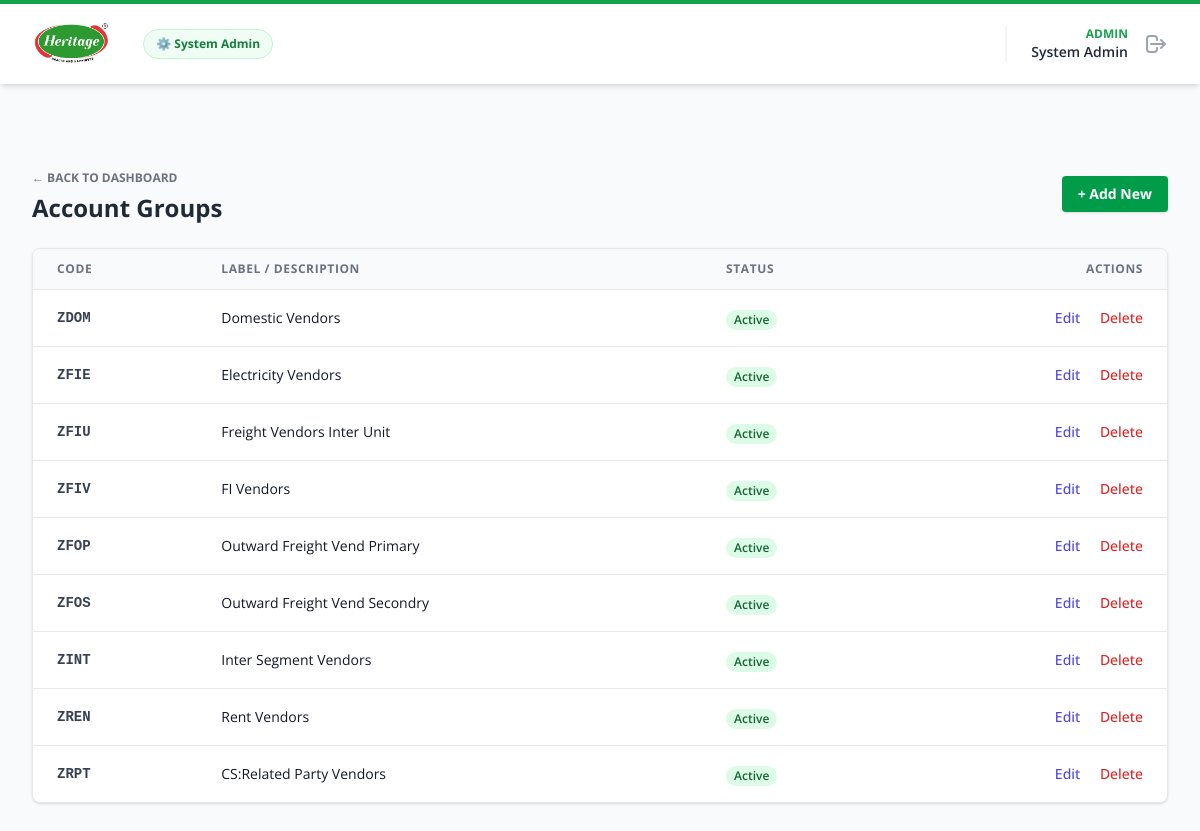
/admin/masters/account-group (signed in), run on the app's committed database.
### app/models.py (models this page shows, shortened)
class User(UserMixin, db.Model):
    id = db.Column(db.Integer, primary_key=True)
    username = db.Column(db.String(64), unique=False, nullable=False)
    email = db.Column(db.String(120), unique=True, nullable=False)
    password_hash = db.Column(db.String(128))
    role = db.Column(db.String(20), nullable=False)
    department = db.Column(db.String(50))
    assigned_category = db.Column(db.String(50))
    is_active = db.Column(db.Boolean, default=True)

class MasterData(db.Model):
    __tablename__ = 'master_data'
    id = db.Column(db.Integer, primary_key=True)
    category = db.Column(db.String(50), index=True)
    code = db.Column(db.String(100), index=True)
    label = db.Column(db.String(255))
    parent_code = db.Column(db.String(100), index=True, nullable=True)
    is_active = db.Column(db.Boolean, default=True)
    data = db.Column(db.JSON, nullable=True)

### app/blueprints/masters.py (the view)
@masters_bp.route('/<slug>', methods=['GET'])
def list_items(slug):
    if slug not in MASTER_TYPES:
        return "Invalid Master Data Type", 404
    db_category = slug.upper().replace('-', '_')
    items = MasterData.query.filter_by(category=db_category).order_by(MasterData.code).all()
    return render_template('masters/list.html',
                           slug=slug,
                           title=MASTER_TYPES[slug],
                           items=items)

### app/blueprints/masters.py (called while the page is built)
@masters_bp.before_request
@login_required
def require_admin():
    if current_user.role != 'admin':
        flash("Access denied.", "error")
        return redirect(url_for('main.dashboard'))

### app/templates/masters/list.html
{% extends 'base.html' %}
{% block content %}
<div class="max-w-6xl mx-auto mt-8">
    <div class="flex justify-between items-center mb-6">
        <div>
            <a href="{{ url_for('masters.index') }}" class="text-xs font-bold text-gray-500 hover:text-green-600">← BACK TO DASHBOARD</a>
            <h1 class="text-2xl font-bold text-gray-800 mt-1">{{ title }}</h1>
        </div>
        <a href="{{ url_for('masters.save_item', slug=slug) }}" class="bg-heritage text-white px-4 py-2 rounded shadow hover:bg-green-700 text-sm font-bold">
            + Add New
        </a>
    </div>
    <div class="bg-white rounded-lg shadow overflow-hidden border border-gray-200">
        <table class="min-w-full divide-y divide-gray-200">
            <thead class="bg-gray-50">
                <tr>
                    <th class="px-6 py-3 text-left text-xs font-bold text-gray-500 uppercase tracking-wider">Code</th>
                    <th class="px-6 py-3 text-left text-xs font-bold text-gray-500 uppercase tracking-wider">Label / Description</th>
                    <th class="px-6 py-3 text-left text-xs font-bold text-gray-500 uppercase tracking-wider">Status</th>
                    <th class="px-6 py-3 text-right text-xs font-bold text-gray-500 uppercase tracking-wider">Actions</th>
                </tr>
            </thead>
            <tbody class="bg-white divide-y divide-gray-200">
                {% for item in items %}
                <tr class="hover:bg-gray-50">
                    <td class="px-6 py-4 whitespace-nowrap text-sm font-mono font-bold text-gray-700">{{ item.code }}</td>
                    <td class="px-6 py-4 text-sm text-gray-900">{{ item.label }}</td>
                    <td class="px-6 py-4 whitespace-nowrap">
                        <span class="px-2 inline-flex text-xs leading-5 font-semibold rounded-full {{ 'bg-green-100 text-green-800' if item.is_active else 'bg-red-100 text-red-800' }}">
                            {{ 'Active' if item.is_active else 'Inactive' }}
                        </span>
                    </td>
                    <td class="px-6 py-4 whitespace-nowrap text-right text-sm font-medium">
                        <a href="{{ url_for('masters.save_item', slug=slug, id=item.id) }}" class="text-indigo-600 hover:text-indigo-900 mr-4">Edit</a>
                        <form action="{{ url_for('masters.delete_item', id=item.id) }}" method="POST" class="inline" onsubmit="return confirm('Are you sure?');">
                            <button type="submit" class="text-red-600 hover:text-red-900">Delete</button>
                        </form>
                    </td>
                </tr>
                {% else %}
                <tr>
                    <td colspan="4" class="px-6 py-10 text-center text-gray-500">No records found.</td>
                </tr>
                {% endfor %}
            </tbody>
        </table>
    </div>
</div>
{% endblock %}

### app/templates/base.html (shortened to what this page needs)
<!DOCTYPE html>
<html lang="en">
<head>
    <script src="https://cdn.tailwindcss.com"></script>
</head>
<body class="bg-gray-50 text-gray-800">
    <nav class="bg-white shadow-md border-t-4 border-green-600 sticky top-0 z-50">
        <div class="max-w-7xl mx-auto px-4 sm:px-6 lg:px-8">
            <div class="flex justify-between h-20">
                <div class="flex items-center space-x-8">
                    <a href="{{ url_for('main.dashboard') }}" class="flex items-center gap-3">
        <img src="{{ url_for('static', filename='images/logo.png') }}" alt="Heritage Foods Logo" class="h-12 w-auto">
    </a>
                    {% if current_user.is_authenticated and current_user.role == 'admin' %}
                        <a href="{{ url_for('admin.admin_workflow') }}" class="ml-6 px-3 py-1.5 rounded-full text-xs font-bold text-green-700 bg-green-50 border border-green-200 hover:bg-green-100 flex items-center transition">
                            <span>⚙️ System Admin</span>
                        </a>
                    {% endif %}
                </div>
                <div class="flex items-center space-x-6">
                    {% if current_user.is_authenticated %}
                        <div class="flex items-center border-l-2 border-gray-100 pl-6">
                            <div class="text-right mr-4 hidden sm:block">
                                <div class="text-xs text-green-600 font-bold uppercase">{{ current_user.role }}</div>
                                <div class="text-sm font-semibold text-gray-800">{{ current_user.username }}</div>
                            </div>
                            <a href="{{ url_for('auth.logout') }}" class="text-gray-400 hover:text-red-500 transition">
                                <svg xmlns="http://www.w3.org/2000/svg" class="h-6 w-6" fill="none" viewBox="0 0 24 24" stroke="currentColor">
                                    <path stroke-linecap="round" stroke-linejoin="round" stroke-width="2" d="M17 16l4-4m0 0l-4-4m4 4H7m6 4v1a3 3 0 01-3 3H6a3 3 0 01-3-3V7a3 3 0 013-3h4a3 3 0 013 3v1" />
                                </svg>
                            </a>
                        </div>
                    {% endif %}
                </div>
            </div>
        </div>
    </nav>
    <main class="max-w-7xl mx-auto px-4 sm:px-6 lg:px-8 py-6 pb-20">
        {% block content %}{% endblock %}
    </main>
</body>
</html>

### app/templates/base.html (style rules this page uses)
body { font-family: 'Open Sans', sans-serif; }
.bg-heritage { background-color: #009C49; }

### data on the page
User: role "ADMIN", username "System Admin"
MasterData: code "ZDOM", label "Domestic Vendors", is_active "Active"
MasterData: code "ZFIE", label "Electricity Vendors", is_active "Active"
MasterData: code "ZFIU", label "Freight Vendors Inter Unit", is_active "Active"
MasterData: code "ZFIV", label "FI Vendors", is_active "Active"
MasterData: code "ZFOP", label "Outward Freight Vend Primary", is_active "Active"
MasterData: code "ZFOS", label "Outward Freight Vend Secondry", is_active "Active"
MasterData: code "ZINT", label "Inter Segment Vendors", is_active "Active"
MasterData: code "ZREN", label "Rent Vendors", is_active "Active"
MasterData: code "ZRPT", label "CS:Related Party Vendors", is_active "Active"

### other printed values
{{ title }} "Account Groups"
